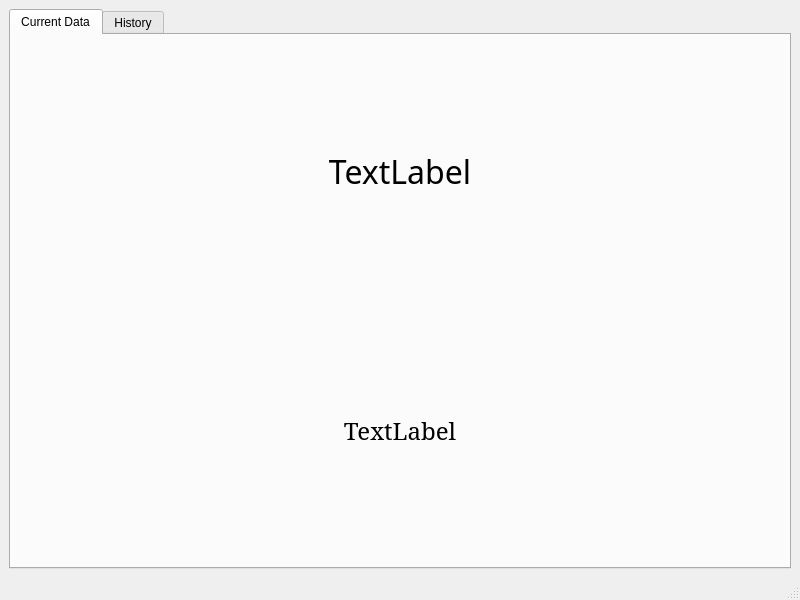
<?xml version="1.0" encoding="UTF-8"?>
<ui version="4.0">
 <class>MainWindow</class>
 <widget class="QMainWindow" name="MainWindow">
  <property name="geometry">
   <rect>
    <x>0</x>
    <y>0</y>
    <width>800</width>
    <height>600</height>
   </rect>
  </property>
  <property name="windowTitle">
   <string>MainWindow</string>
  </property>
  <widget class="QWidget" name="centralwidget">
   <layout class="QGridLayout" name="gridLayout">
    <item row="1" column="0">
     <widget class="QTabWidget" name="tabWidget">
      <property name="currentIndex">
       <number>0</number>
      </property>
      <widget class="QWidget" name="currentDataTab">
       <attribute name="title">
        <string>Current Data</string>
       </attribute>
       <layout class="QVBoxLayout" name="verticalLayout">
        <item>
         <widget class="QLabel" name="currentDateTime">
          <property name="font">
           <font>
            <family>IBM Plex Serif</family>
            <pointsize>24</pointsize>
           </font>
          </property>
          <property name="text">
           <string>TextLabel</string>
          </property>
          <property name="alignment">
           <set>Qt::AlignCenter</set>
          </property>
         </widget>
        </item>
        <item>
         <widget class="QLabel" name="tempDisplay">
          <property name="font">
           <font>
            <family>Serif</family>
            <pointsize>18</pointsize>
           </font>
          </property>
          <property name="text">
           <string>TextLabel</string>
          </property>
          <property name="alignment">
           <set>Qt::AlignCenter</set>
          </property>
         </widget>
        </item>
       </layout>
      </widget>
      <widget class="QWidget" name="historyTab">
       <attribute name="title">
        <string>History</string>
       </attribute>
       <layout class="QVBoxLayout" name="verticalLayout_2">
        <item>
         <widget class="TemperatureHistoryForm" name="historyForm" native="true"/>
        </item>
       </layout>
      </widget>
     </widget>
    </item>
   </layout>
  </widget>
  <widget class="QMenuBar" name="menubar">
   <property name="geometry">
    <rect>
     <x>0</x>
     <y>0</y>
     <width>800</width>
     <height>27</height>
    </rect>
   </property>
  </widget>
  <widget class="QStatusBar" name="statusbar"/>
 </widget>
 <customwidgets>
  <customwidget>
   <class>TemperatureHistoryForm</class>
   <extends>QWidget</extends>
   <header>temperaturehistoryform.h</header>
   <container>1</container>
  </customwidget>
 </customwidgets>
 <resources/>
 <connections/>
</ui>
